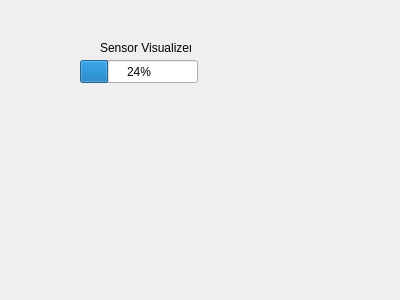
<?xml version="1.0" encoding="UTF-8"?>
<ui version="4.0">
 <class>SensorVisualizer</class>
 <widget class="QDialog" name="SensorVisualizer">
  <property name="geometry">
   <rect>
    <x>0</x>
    <y>0</y>
    <width>400</width>
    <height>300</height>
   </rect>
  </property>
  <property name="windowTitle">
   <string>Dialog</string>
  </property>
  <widget class="QLabel" name="label">
   <property name="geometry">
    <rect>
     <x>100</x>
     <y>40</y>
     <width>91</width>
     <height>16</height>
    </rect>
   </property>
   <property name="text">
    <string>Sensor Visualizer</string>
   </property>
  </widget>
  <widget class="QProgressBar" name="graphPlaceholder">
   <property name="geometry">
    <rect>
     <x>80</x>
     <y>60</y>
     <width>118</width>
     <height>23</height>
    </rect>
   </property>
   <property name="value">
    <number>24</number>
   </property>
  </widget>
 </widget>
 <resources/>
 <connections/>
</ui>
